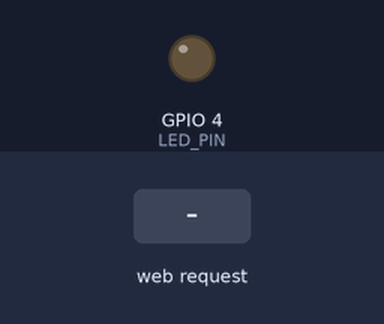
A sketch run on a simulated ESP32. Shown: output pins drawn as LEDs (lit = HIGH). Dashed ring = blinking. The inputs (shaded band) are chosen by the test bench. WiFi joins after 1.5 s; servers stay silent unless stated; uploads are accepted with an empty reply; the camera gives no picture; what the sketch prints to the serial monitor is not drawn.

Above: at 5.0 s.
5.1 s: HTTP request GET /?danger=1 received
At 5.35 s:
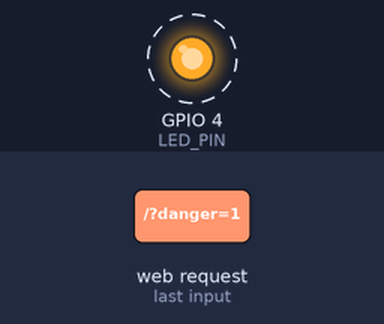
Timing chart, 0 to 8.1 s (numbered marks = the images above; inputs shaded):
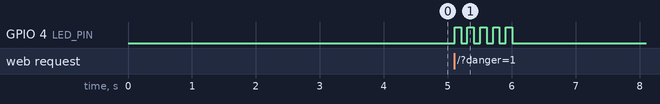

The sketch:

DetectCamera.ino
```cpp
#include "esp_camera.h"
#include <WiFi.h>
#include <HTTPClient.h>
#include <WebServer.h>
#include "soc/soc.h"
#include "soc/rtc_cntl_reg.h"
#include <ArduinoJson.h>
#include "freertos/FreeRTOS.h"
#include "freertos/task.h"
#include "esp_system.h"
#include "esp_task_wdt.h"

// WiFi 설정
const char* ssid = "class";
const char* password = "123456";

// 서버 설정
const char* serverUrl = "http://192.168.0.2:5000/detect";

// LED 핀 설정
#define LED_PIN 4
WebServer server(80);

// 카메라 모델 설정
#define CAMERA_MODEL_AI_THINKER

#define PWDN_GPIO_NUM     32
#define RESET_GPIO_NUM    -1
#define XCLK_GPIO_NUM      0
#define SIOD_GPIO_NUM     26
#define SIOC_GPIO_NUM     27
#define Y9_GPIO_NUM       35
#define Y8_GPIO_NUM       34
#define Y7_GPIO_NUM       39
#define Y6_GPIO_NUM       36
#define Y5_GPIO_NUM       21
#define Y4_GPIO_NUM       19
#define Y3_GPIO_NUM       18
#define Y2_GPIO_NUM        5
#define VSYNC_GPIO_NUM    25
#define HREF_GPIO_NUM     23
#define PCLK_GPIO_NUM     22

#define WDT_TIMEOUT_SECONDS 10
TaskHandle_t camTaskHandle = NULL;
SemaphoreHandle_t camSemaphore = NULL;

unsigned long lastResetTime = 0;
int resetCount = 0;
unsigned long wifiReconnectAttempts = 0;

void connectToWiFi() {
  Serial.println("WiFi 연결 시도 중...");
  WiFi.disconnect();
  delay(1000);
  WiFi.begin(ssid, password);

  unsigned long startAttemptTime = millis();
  while (WiFi.status() != WL_CONNECTED && millis() - startAttemptTime < 30000) {
    delay(500);
    Serial.print(".");
  }

  if (WiFi.status() == WL_CONNECTED) {
    Serial.println("\nWiFi 연결 완료");
    Serial.println(WiFi.localIP());
    wifiReconnectAttempts = 0;
  } else {
    Serial.println("\nWiFi 연결 실패. 재시작합니다.");
    wifiReconnectAttempts++;
    if (wifiReconnectAttempts > 5) {
      Serial.println("WiFi 연결 실패 횟수 과다. 시스템 재시작...");
      ESP.restart();
    }
  }
}

void checkWiFiConnection() {
  if (WiFi.status() != WL_CONNECTED) {
    Serial.println("WiFi 연결이 끊어졌습니다. 재연결 시도...");
    connectToWiFi();
  }
}

bool initCamera() {
  camera_config_t config;
  config.ledc_channel = LEDC_CHANNEL_0;
  config.ledc_timer = LEDC_TIMER_0;
  config.pin_d0 = Y2_GPIO_NUM;
  config.pin_d1 = Y3_GPIO_NUM;
  config.pin_d2 = Y4_GPIO_NUM;
  config.pin_d3 = Y5_GPIO_NUM;
  config.pin_d4 = Y6_GPIO_NUM;
  config.pin_d5 = Y7_GPIO_NUM;
  config.pin_d6 = Y8_GPIO_NUM;
  config.pin_d7 = Y9_GPIO_NUM;
  config.pin_xclk = XCLK_GPIO_NUM;
  config.pin_pclk = PCLK_GPIO_NUM;
  config.pin_vsync = VSYNC_GPIO_NUM;
  config.pin_href = HREF_GPIO_NUM;
  config.pin_sscb_sda = SIOD_GPIO_NUM;
  config.pin_sscb_scl = SIOC_GPIO_NUM;
  config.pin_pwdn = PWDN_GPIO_NUM;
  config.pin_reset = RESET_GPIO_NUM;
  config.xclk_freq_hz = 20000000;
  config.pixel_format = PIXFORMAT_JPEG;

  if(psramFound()){
    config.frame_size = FRAMESIZE_VGA;
    config.jpeg_quality = 10;
    config.fb_count = 2;
  } else {
    config.frame_size = FRAMESIZE_VGA;
    config.jpeg_quality = 12;
    config.fb_count = 1;
  }

  esp_err_t err = esp_camera_init(&config);
  if (err != ESP_OK) {
    Serial.printf("카메라 초기화 실패, 오류: 0x%x\n", err);
    return false;
  }

  Serial.println("카메라 초기화 성공");
  return true;
}

bool dangerAlertActive = false;

void alertDangerTask(void *pvParameters) {
  dangerAlertActive = true;
  for (int i = 0; i < 5; i++) {
    digitalWrite(LED_PIN, HIGH);
    vTaskDelay(100 / portTICK_PERIOD_MS);
    digitalWrite(LED_PIN, LOW);
    vTaskDelay(100 / portTICK_PERIOD_MS);
  }
  dangerAlertActive = false;
  vTaskDelete(NULL);
}

void alertDanger() {
  if (!dangerAlertActive) {
    xTaskCreate(alertDangerTask, "AlertDangerTask", 2048, NULL, 1, NULL);
  }
}

HTTPClient http; // HTTPClient 객체를 전역으로 선언

void handleRequest() {
  if (server.method() == HTTP_GET) {
    if (server.hasArg("danger")) {
      String dangerValue = server.arg("danger");
      String personCnt = server.arg("person");
      String vehicleCnt = server.arg("vehicle");
      if (dangerValue == "1") {
        alertDanger();
        Serial.println("서버 응답: [person: " + personCnt + ", vehicle: " + vehicleCnt + "]");
        server.send(200, "text/plain; charset=UTF-8", "위험 상황 알림: LED Light가 깜빡입니다. [person: " + personCnt + ", vehicle: " + vehicleCnt + "]");
      } else {
        server.send(200, "text/plain; charset=UTF-8", "위험 상황 없음.");
        digitalWrite(LED_PIN, LOW);
      }
    } else {
      server.send(400, "text/plain; charset=UTF-8", "잘못된 요청.");
      digitalWrite(LED_PIN, LOW);
    }
  } else {
    server.send(200, "text/plain; charset=UTF-8", "GET 요청 처리됨.");
  }
}

void cameraTask(void *parameter) {
  esp_task_wdt_add(NULL);

  while (true) {
    esp_task_wdt_reset();

    if (WiFi.status() != WL_CONNECTED) {
      Serial.println("WiFi 연결 끊김. 재연결 시도...");
      connectToWiFi();
      vTaskDelay(1000 / portTICK_PERIOD_MS);
      continue;
    }

    camera_fb_t *fb = NULL;

    if (xSemaphoreTake(camSemaphore, portMAX_DELAY) == pdTRUE) {
      fb = esp_camera_fb_get();
      xSemaphoreGive(camSemaphore);
    }

    if (!fb) {
      Serial.println("사진 촬영 실패");
      vTaskDelay(1000 / portTICK_PERIOD_MS);
      continue;
    }

    String url = String(serverUrl) + "?ip=" + WiFi.localIP().toString();
    http.begin(url); // URL 설정
    http.addHeader("Content-Type", "image/jpeg");

    int httpResponseCode = http.POST(fb->buf, fb->len);

    if (httpResponseCode > 0) {
      String response = http.getString();
      DynamicJsonDocument doc(1024);
      DeserializationError error = deserializeJson(doc, response);

      if (!error) {
        bool isDanger = doc["danger"];
        if (isDanger) {
          alertDanger();
        } else {
          digitalWrite(LED_PIN, LOW);
        }
      } else {
        Serial.println("JSON 파싱 오류");
      }
    } else {
      Serial.print("HTTP 에러 코드: ");
      Serial.println(httpResponseCode);
    }

    http.end(); // HTTP 요청 종료
    esp_camera_fb_return(fb);
    Serial.print("Free heap: ");
    Serial.println(ESP.getFreeHeap());
    vTaskDelay(500 / portTICK_PERIOD_MS);
  }
}

void webServerTask(void *parameter) {
  esp_task_wdt_add(NULL);
  while (true) {
    esp_task_wdt_reset();
    server.handleClient();
    vTaskDelay(10 / portTICK_PERIOD_MS);
  }
}

void setupWatchdog() {
  Serial.println("워치독 타이머 설정 중...");
  esp_task_wdt_config_t wdtConfig;
  wdtConfig.timeout_ms = WDT_TIMEOUT_SECONDS * 1000;
  wdtConfig.idle_core_mask = (1 << 0) | (1 << 1);
  wdtConfig.trigger_panic = true;

  esp_err_t err = esp_task_wdt_init(&wdtConfig);
  if (err != ESP_OK) {
    Serial.printf("워치독 타이머 초기화 실패: %d\n", err);
    return;
  }

  Serial.println("워치독 타이머 초기화 성공");
}

void setup() {
  WRITE_PERI_REG(RTC_CNTL_BROWN_OUT_REG, 0);

  Serial.begin(115200);
  Serial.println("시스템 시작");
  delay(1000);

  pinMode(LED_PIN, OUTPUT);
  digitalWrite(LED_PIN, LOW);

  setupWatchdog();

  camSemaphore = xSemaphoreCreateMutex();

  if (!initCamera()) {
    for (int i = 0; i < 10; i++) {
      digitalWrite(LED_PIN, HIGH);
      delay(100);
      digitalWrite(LED_PIN, LOW);
      delay(100);
    }
    ESP.restart();
  }

  connectToWiFi();

  server.on("/", HTTP_GET, handleRequest);
  server.on("/", HTTP_POST, handleRequest);
  server.begin();

  xTaskCreatePinnedToCore(
    cameraTask,
    "CameraTask",
    8192,
    NULL,
    2,
    &camTaskHandle,
    0
  );

  xTaskCreatePinnedToCore(
    webServerTask,
    "WebServerTask",
    4096,
    NULL,
    1,
    NULL,
    1
  );

  esp_task_wdt_add(NULL);

  lastResetTime = millis();
}

void loop() {
  esp_task_wdt_reset();

  checkWiFiConnection();

  static unsigned long lastMemCheck = 0;
  if (millis() - lastMemCheck > 20000) {
    lastMemCheck = millis();
    Serial.printf("시스템 정보 - 업타임: %lu초, 메모리: %lu bytes\n",
                 millis() / 1000, ESP.getFreeHeap());
  }

  if (millis() - lastResetTime > 7200000) {
    Serial.println("정기 유지보수 재시작 수행");
    ESP.restart();
  }

  delay(1000);
}
```

Measured:
- after the input at 5.1 s, GPIO 4 (LED_PIN): alternates HIGH for 0.10 s and LOW for 0.10 s, 10 changes in all, then stays LOW, starting at once
